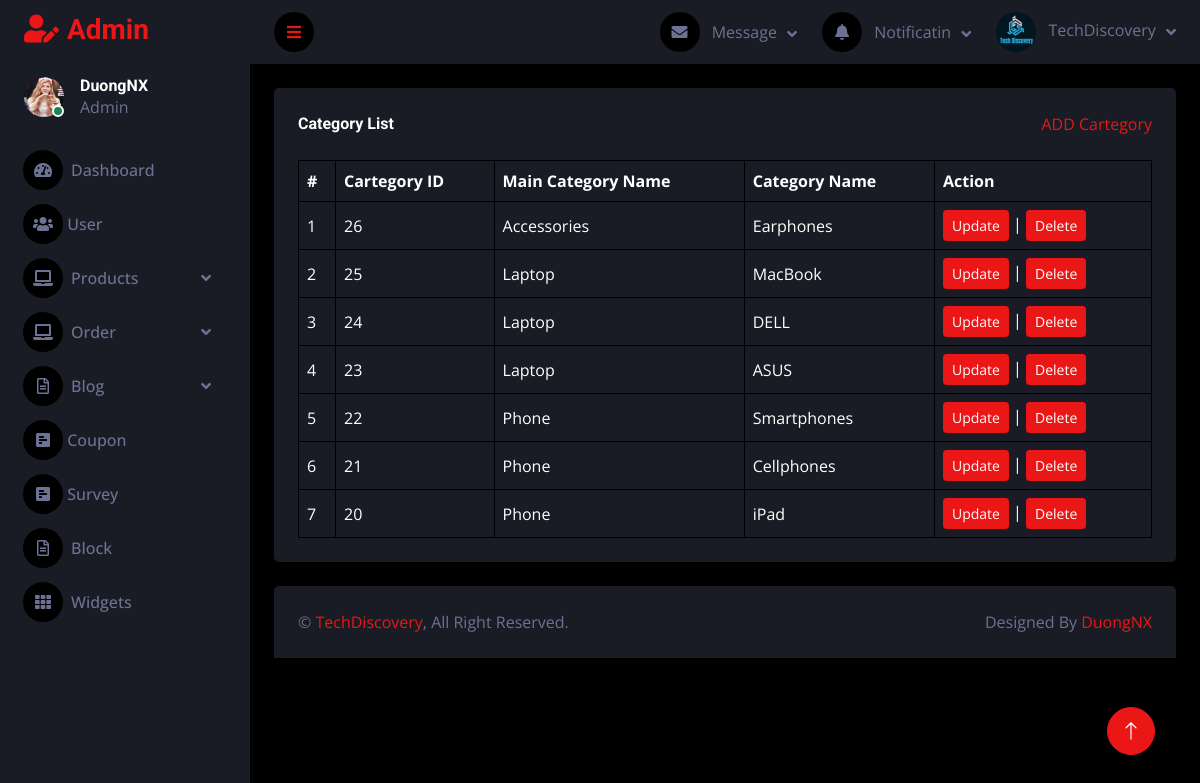
Before: /admin/cartegorylist.php with the older database file.
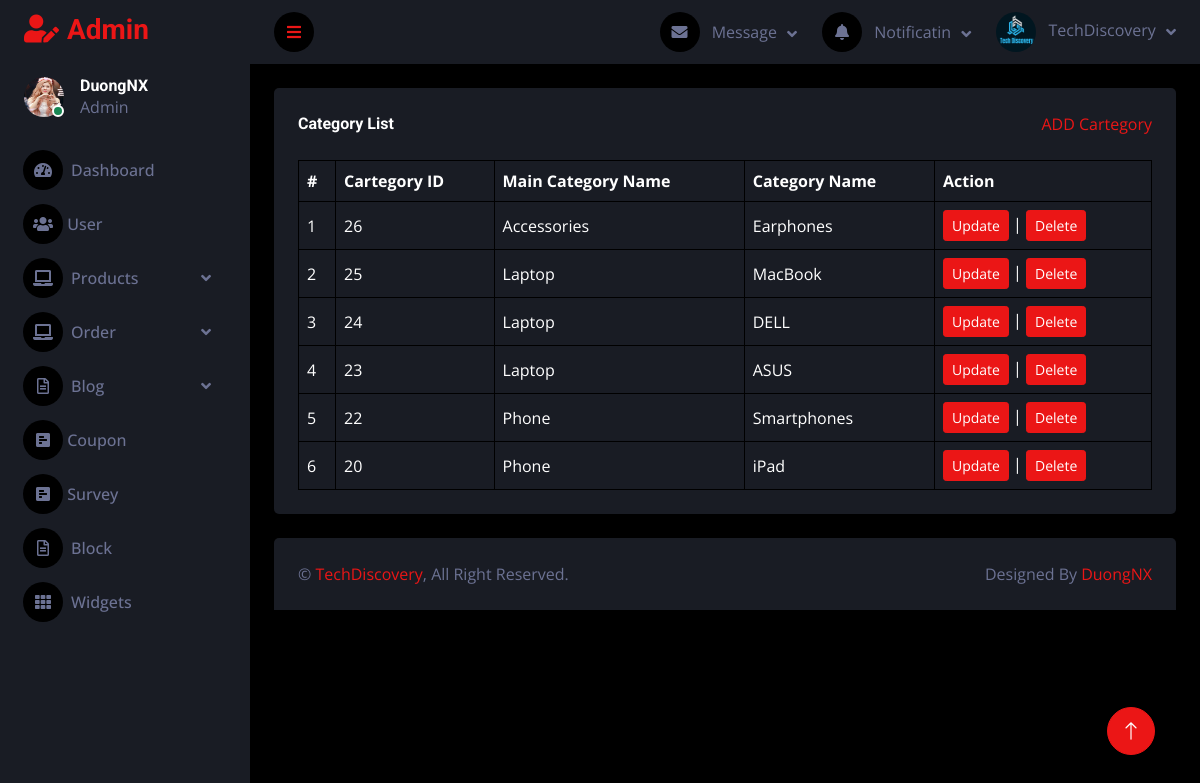
After: the same page with the newer database file.
### tables this page shows
CREATE TABLE `tbl_cartegory` (
  `cartegory_id` int(11) NOT NULL,
  `cartegory_name` varchar(255) NOT NULL,
  `cartegory_main_id` int(11) NOT NULL
);

CREATE TABLE `tbl_cartegory_main` (
  `cartegory_main_id` int(11) NOT NULL,
  `cartegory_main_name` varchar(255) NOT NULL
);

### admin/database.php (called while the page is built, shortened)
<?php
class Database
{
    public $host = DB_HOST;
    public $user = DB_USER;
    public $pass = DB_PASS;
    public $dbname = DB_NAME;
    public $link;
    private function connectDB()
    {
        $this->link = new mysqli($this->host, $this->user, $this->pass, $this->dbname);
    }
    public function select($query)
    {
        $result = $this->link->query($query) or die($this->link->error . __LINE__);
        if ($result->num_rows > 0) {
            return $result;
        } else {
            return false;
        }
    }
}
?>

### admin/class/cartegory_class.php (called while the page is built, shortened)
<?php
    include 'database.php';
?>
<?php
    class cartegory {
        private $db;
        public function __construct()
        {
            $this -> db = new Database();
        }
        public function show_cartegory(){
            $query = "SELECT tbl_cartegory.*, tbl_cartegory_main.cartegory_main_name
                      FROM tbl_cartegory
                      INNER JOIN tbl_cartegory_main ON tbl_cartegory.cartegory_main_id = tbl_cartegory_main.cartegory_main_id
                      ORDER BY tbl_cartegory.cartegory_id DESC";
            $result = $this->db->select($query);
            return $result;
        }
    }
?>

### admin/cartegorylist.php (the view, shortened to what this page needs)
<?php
include "header.php";
include "sidebar.php";
include "navbar.php";
include "class/cartegory_class.php";
?>
<?php
$cartegory = new cartegory;
$show_cartegory = $cartegory->show_cartegory();
?>
<div class="container-fluid pt-4 px-4">
    <div class="bg-secondary text-center rounded p-4">
        <div class="d-flex align-items-center justify-content-between mb-4">
            <h6 class="mb-0">Category List</h6>
            <a href="cartegory_add.php">ADD Cartegory</a>
        </div>
        <div class="table-responsive">
            <table class="table text-start align-middle table-bordered table-hover mb-0">
                <thead>
                    <tr class="text-white">
                        <th scope="col">#</th>
                        <th scope="col">Cartegory ID</th>
                        <th scope="col">Main Category Name</th>
                        <th scope="col">Category Name</th>
                        <th scope="col">Action</th>
                    </tr>
                </thead>
                <tbody>
                    <?php
                    if ($show_cartegory) {
                        $i = 0;
                        while ($result = $show_cartegory->fetch_assoc()) {
                            $i++;
                    ?>
                            <tr>
                                <td><?php echo $i ?></td>
                                <td><?php echo $result['cartegory_id'] ?></td>
                                <td><?php echo $result['cartegory_main_name'] ?></td>
                                <td><?php echo $result['cartegory_name'] ?></td>
                                <td>
                                    <a class="btn btn-sm btn-primary" href="cartegoryedit.php?cartegory_id=<?php echo $result['cartegory_id'] ?>">Update</a> |
                                    <a class="btn btn-sm btn-primary" href="#" onclick="confirmDelete(<?php echo $result['cartegory_id']; ?>)">Delete</a>
                                </td>
                            </tr>
                    <?php
                        }
                    }
                    ?>
                </tbody>
            </table>
        </div>
    </div>
</div>
<?php
include "footer.php";
?>

Changed rows visible on the page:
removed tbl_cartegory: cartegory_id "21", cartegory_main.cartegory_main_name "Phone", cartegory_name "Cellphones"
